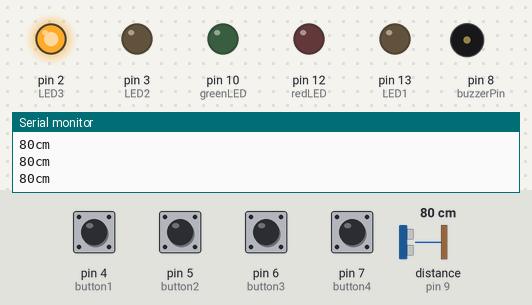
The sketch below on a simulated Arduino Uno, built with avr-gcc and run on an emulated ATmega328P. On the bench: output pins drawn as LEDs (lit = HIGH), buzzer (waves = sounding), the last lines printed to the serial monitor. The test bench sets the inputs (shaded band); at power-on: pin 4 (button1), pin 5 (button2), pin 6 (button3), pin 7 (button4) LOW, distance to the obstacle (sensor on pin 9) 80 cm.

Above: at 2.2 s.
2.3 s: distance to the obstacle (sensor on pin 9) set to 72 cm
At 3.3 s:
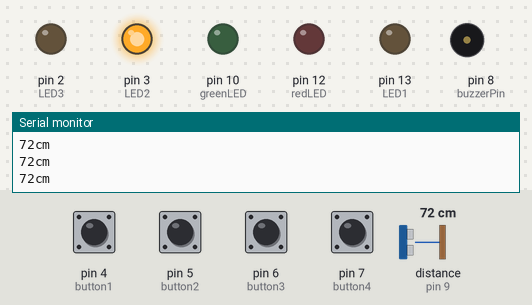
3.9 s: distance to the obstacle (sensor on pin 9) set to 29 cm
5.4 s: distance to the obstacle (sensor on pin 9) set to 23 cm
At 6.4 s:
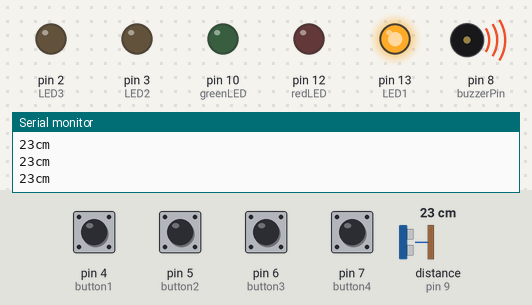
7.1 s: distance to the obstacle (sensor on pin 9) set to 35 cm
At 8.4 s:
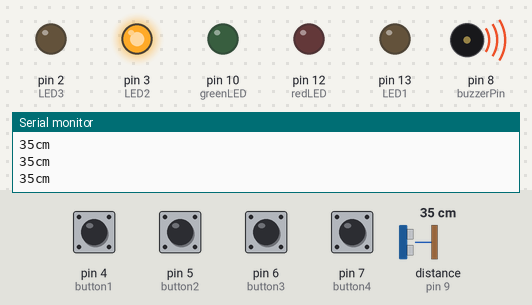
8.8 s: pin 4 (button1) pulled HIGH for 0.15 s
10.4 s: pin 5 (button2) pulled HIGH for 1 s
At 12.0 s:
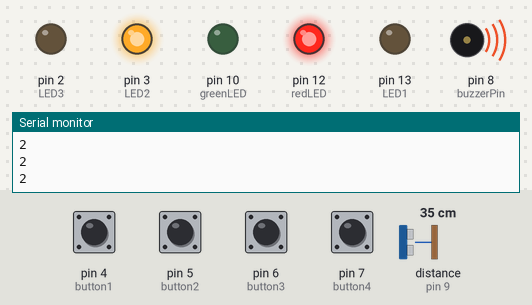
Timing chart, 0 to 23.6 s (numbered marks = the images above; inputs shaded):
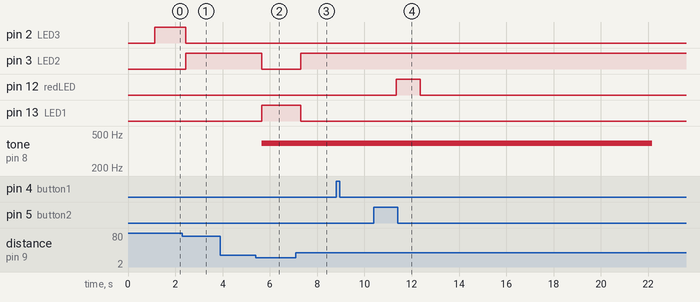

Measured:
- the behaviour switches between 76 and 75 cm on distance to the obstacle (sensor on pin 9) (found by bisection; images 0 and 1)
- the behaviour switches between 26 and 25 cm on distance to the obstacle (sensor on pin 9) (found by bisection; images 1 and 2)
- after the input at 2.3 s, pin 2 (LED3): HIGH → LOW after 0.14 s; pin 3 (LED2): LOW → HIGH after 0.14 s
- after the input at 5.4 s, pin 3 (LED2): HIGH → LOW after 0.25 s; pin 13 (LED1): LOW → HIGH after 0.25 s; tone on pin 8 (buzzerPin): silent → 392 Hz after 0.25 s
- after the input at 7.1 s, pin 3 (LED2): LOW → HIGH after 0.21 s; pin 13 (LED1): HIGH → LOW after 0.21 s
- after the input at 10.4 s, pin 12 (redLED): LOW → HIGH after 0.95 s, → LOW 1.0 s later

The sketch:

main.ino
```cpp
#include <pitches.h>

#include <SR04.h>
SR04 ultraSonic = SR04(11,  9 );

long dist;

int code[] = {1, 2, 3, 4}; //the desired code is entered  in this array,
//separated by commas

int entered[5]; //create a new empty  array for the code entered by
//the user (has 4 elements)

const int LED1  = 13;
const int LED2 = 3;
const int LED3 = 2;
const int buzzerPin = 8;
const  int button1 = 4;
const int button2 = 5;
const int button3 = 6;
const int  button4 = 7;
const int timerdelay = 250;

const int redLED = 12;
const  int greenLED = 10;
void checkEntered1(int button);

void setup() {
  // put your setup code here, to run once:
  pinMode(LED1, OUTPUT);
  pinMode(LED2,  OUTPUT);
  pinMode(LED3, OUTPUT);
  pinMode(buzzerPin, OUTPUT);
  Serial.begin(9600);
  digitalWrite(LED1, LOW);
  digitalWrite(LED2, LOW);
  digitalWrite(LED3,  LOW);
  delay(1000);
  Serial.begin(9600); //begin Serial

  pinMode  (button1, INPUT);
  pinMode (button2, INPUT);
  pinMode (button3, INPUT);
  pinMode (button4, INPUT);
  pinMode (greenLED, OUTPUT);
  pinMode (redLED,  OUTPUT);

  digitalWrite(redLED, LOW);
  digitalWrite(greenLED, LOW);
  for (int i = 0; i < 4; i++) { //work through numbers 0-3
    Serial.println(code[i]);  //print each digit of the code
    Serial.println(entered[i]); //print each element  of the entered[]

  }
}

void loop() {
  // put your main code  here, to run repeatedly:
  dist = ultraSonic.Distance();
  Serial.print(dist);
  Serial.println("cm");
  delay(100);
  if (dist > 100) {
    digitalWrite(LED1,  LOW);
    digitalWrite(LED2, LOW);
    digitalWrite(LED3, LOW);
  }
  if (dist > 2 && dist <= 25) {
    digitalWrite(LED1, HIGH);
    digitalWrite(LED2,  LOW);
    digitalWrite(LED3, LOW);
    tone(buzzerPin, NOTE_G4, 15000);
  }
  else if (dist > 25 && dist <= 75) {
    digitalWrite(LED1, LOW);
    digitalWrite(LED2, HIGH);
    digitalWrite(LED3, LOW);
  }
  else if  (dist > 75 && dist <= 100) {
    digitalWrite(LED1, LOW);
    digitalWrite(LED2,  LOW);
    digitalWrite(LED3, HIGH);
  }

  if (digitalRead(button1)  == HIGH) { //if button1 is pressed
    checkEntered1(1); //call checkEntered  and pass it a 1

    delay(timerdelay);//wait, needed for correct functioning,  otherwise
    //buttons are deemed to be pressed more than once

  }
  else if (digitalRead(button2) == HIGH) { //if button2 is pressed
    checkEntered1(2);  //call checkEntered1 and pass it a 2

    delay(timerdelay); //wait

  }
  else if (digitalRead(button3) == HIGH) { //if button3 is pressed
    checkEntered1(3);  //call checkEntered1 and pass it a 3

    delay(timerdelay); //wait

  }
  else if (digitalRead(button4) == HIGH) { //if button4 is pressed
    checkEntered1(4);  //call checkEntered1 and pass it a 4

    delay(timerdelay); //wait

  }
}

void checkEntered1(int button) { //check the first element of the  entered[] array
  if (entered[0] != 0) { //if it is not a zero, i.e. it has already  been inputted
    checkEntered2(button); //move on to checkEntered2, passing  it "button"
  }

  else if (entered[0] == 0) { //if it is zero, i.e.  if it hasn't been defined with a button yet
    entered[0] = button; //set the  first element as the button that has been pressed
    Serial.print("1: ");  Serial.println(entered[0]); //for debugging
  }

}

void checkEntered2(int  button) { //check the second element of the entered[] array

  if (entered[1]  != 0) { //if it is not a zero, i.e. it has already been inputted
    checkEntered3(button);  //move on to checkEntered3, passing it "button"
  }

  else if (entered[1]  == 0) { //if it is zero, i.e. if it hasn't been defined with a button yet
    entered[1]  = button; //set the second element as the button that has been pressed
    Serial.print("2:  "); Serial.println(entered[1]); //for debugging
  }

}

void checkEntered3(int  button) { //check the third element of the entered[] array
  if (entered[2] !=  0) { //if it is not a zero, i.e. it has already been inputted
    checkEntered4(button);  //move on to checkEntered4, passing it "button"
  }

  else if (entered[2]  == 0) { //if it is zero, i.e. if it hasn't been defined with a button yet
    entered[2]  = button; //set the third element as the button that has been pressed
    Serial.print("3:  "); Serial.println(entered[2]); //for debugging
  }

}

void checkEntered4(int  button) { //check the third element of the entered[] array
  if (entered[3] ==  0) { //if it is zero, i.e. if it hasn't been defined with a button yet
    entered[3]  = button; //set the final element as the button that has been pressed
    Serial.print("4:  "); Serial.println(entered[3]); //for debugging
    delay(100); //allow time  for processing
    compareCode(); //call the compareCode function
  }
}


void  compareCode() { //checks if the code entered is correct by comparing the code[]  array with the entered[] array
  for (int i = 0; i < 4; i++) { //these three  lines are for debugging
    Serial.println(entered[i]);
  }
  if ((entered[0]  == code[0]) && (entered[1] == code[1]) && (entered[2] == code[2]) && (entered[3]  == code[3])) { //if all the elements of each array are equal
    digitalWrite(redLED,  LOW); // turn the red LED off
    digitalWrite(greenLED, HIGH); //turn the green  LED on
    delay(1000); //wait for a bit
    digitalWrite(greenLED, LOW);  //turn the green LED off
    noTone(buzzerPin);


    for (int i  = 0; i < 5; i++) { //this next loop is for debugging
      entered[i] = 0;

    }

    //loop(); //return to loop() (not really necessary)

  }
  else { //if you (or the intruder) get the code wrong

    digitalWrite(redLED,  HIGH);
    delay(1000);
    digitalWrite(redLED, LOW);
    Serial.println("Red  on");
    for (int i = 0; i < 5; i++) { //this next loop is for debugging
      entered[i] = 0;

    }

  }

}
```
